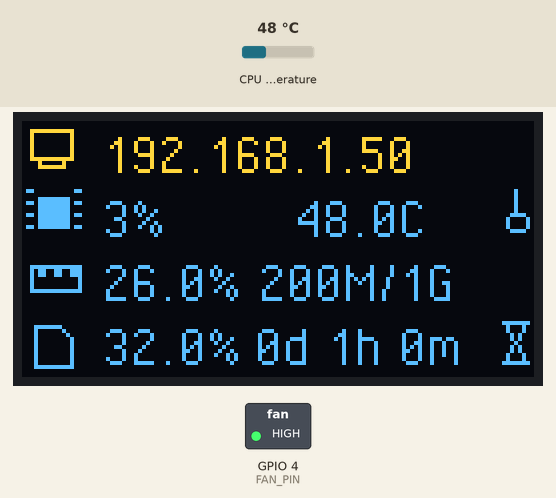
Simulated run of this program. Board: Raspberry Pi (BCM pin numbers). Parts: 128×64 one-colour display, switched loads named in the program (green lamp = pin HIGH). The inputs (shaded band) are chosen by the test bench; at power-on: CPU temperature 48 °C. The OLED is the two-colour kind (top 16 rows yellow); system figures (address, load, memory, disk, uptime) are fixed made-up values; text uses the font file from the repository; the clock reads 2024-03-15 10:24:30 at power-on unless the program sets it.

Above: at 1.3 s.
1.4 s: CPU temperature set to 31 °C
At 3.2 s:
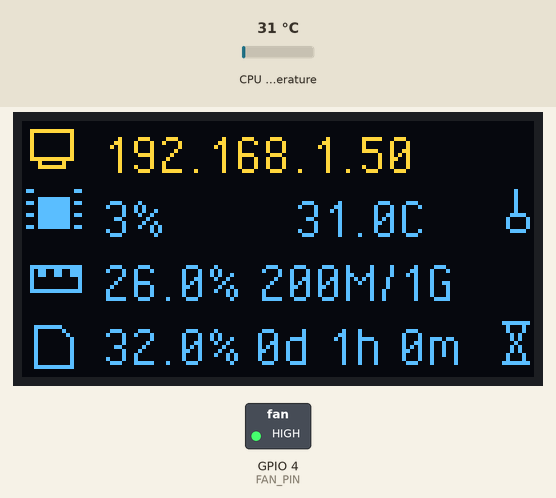
3.8 s: CPU temperature set to 44 °C
At 5.7 s:
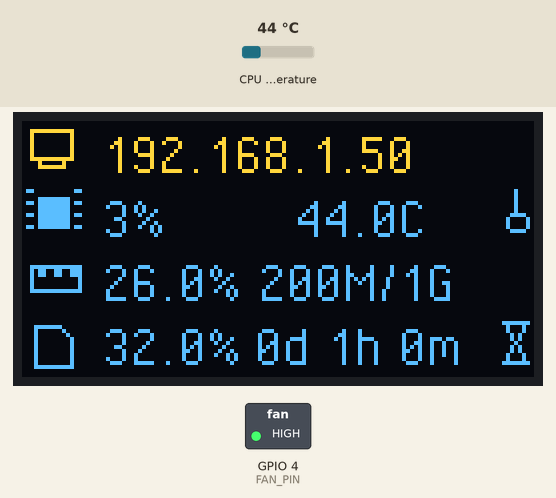
6.0 s: CPU temperature set to 58 °C
At 7.5 s:
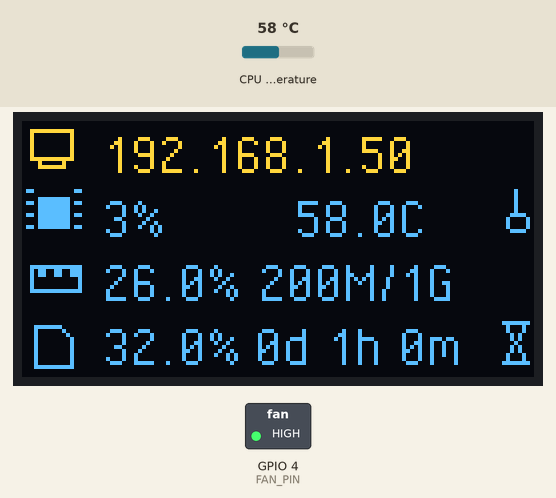
Timing chart, 0 to 9.0 s (numbered marks = the images above; inputs shaded):
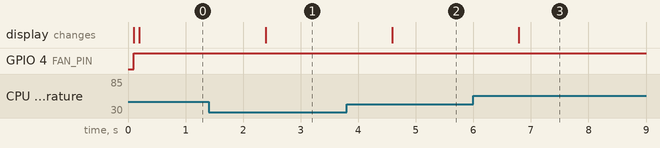

The program:

stats.py
```python
#!/usr/bin/env python3
import time
import psutil as PS
import socket
import os
import RPi.GPIO as GPIO
from PIL import Image, ImageDraw, ImageFont
from luma.core.interface.serial import i2c
from luma.oled.device import sh1106
from luma.core.render import canvas

# --- WENTYLATOR ---
FAN_PIN = 4
TEMP_THRESHOLD = 30
GPIO.setwarnings(False)
GPIO.setmode(GPIO.BCM)
GPIO.setup(FAN_PIN, GPIO.OUT)

# --- WYŚWIETLACZ ---
serial = i2c(port=1, address=0x3C)
device = sh1106(serial)
try:
    font = ImageFont.truetype('/root/rpi_oled_stats/PixelOperator.ttf', 16)
except:
    font = ImageFont.load_default()

def draw_icons(draw):
    # LEWE IKONY (0-15)
    draw.rectangle((2, 2, 12, 9), outline=255) # Ethernet
    draw.rectangle((4, 9, 10, 11), outline=255)
    draw.rectangle((4, 19, 11, 26), outline=255, fill=255) # CPU
    for i in range(17, 29, 3):
        draw.line((1, i, 2, i), fill=255)
        draw.line((13, i, 14, i), fill=255)
    draw.rectangle((2, 36, 14, 42), outline=255) # RAM
    for i in range(4, 14, 4):
        draw.rectangle((i, 37, i+1, 38), fill=255)
    draw.polygon([(3, 51), (9, 51), (12, 54), (12, 61), (3, 61)], outline=255) # SD

    # PRAWE IKONY (120-128) - przesunięte na sam brzeg
    draw.ellipse((121, 23, 126, 27), outline=255) # Termometr
    draw.line((123, 17, 123, 23), fill=255)
    draw.line((120, 50, 126, 50), fill=255) # Klepsydra
    draw.line((120, 60, 126, 60), fill=255)
    draw.line((120, 50, 126, 60), fill=255)
    draw.line((126, 50, 120, 60), fill=255)

def get_uptime_formatted():
    t = int(time.time() - PS.boot_time())
    d, h, m = t // 86400, (t % 86400) // 3600, (t % 3600) // 60
    return f"{d}d {h}h {m}m" # Bez kropek, by zaoszczędzić miejsce

while True:
    try:
        temp_val = PS.sensors_temperatures()['cpu_thermal'][0].current
        GPIO.output(FAN_PIN, GPIO.HIGH if temp_val >= TEMP_THRESHOLD else GPIO.LOW)
    except: temp_val = 0

    with canvas(device) as draw:
        IP = socket.gethostbyname(socket.gethostname())
        CPU = f"{int(PS.cpu_percent())}%"
        TEMP = f"{temp_val:.1f}C" # Bez znaku stopnia, by nie nachodził na ikonę

        mem = PS.virtual_memory()
        # Poprawka wyświetlania 2G (round zamiast int)
        RAM_TOTAL = round(mem.total / (1024**3))
        RAM_TXT = f"{mem.percent}% {int(mem.used/1024**2)}M/{RAM_TOTAL}G"

        DISK = f"{PS.disk_usage('/').percent}%"
        UPTIME = get_uptime_formatted()

        draw_icons(draw)

        # POZYCJONOWANIE (przesunięte w lewo, by zwolnić miejsce po prawej)
        draw.text((20, 0),  IP, font=font, fill=255)
        draw.text((20, 16), CPU, font=font, fill=255)
        draw.text((68, 16), TEMP, font=font, fill=255) # Przesunięcie Temp w lewo
        draw.text((20, 32), RAM_TXT, font=font, fill=255)
        draw.text((20, 48), DISK, font=font, fill=255)
        draw.text((58, 48), UPTIME, font=font, fill=255) # Przesunięcie Uptime w lewo

    time.sleep(1.0)
```

Measured:
- after the input at 1.4 s, the display: changes after 1.0 s (image 1)
- after the input at 3.8 s, the display: changes after 0.79 s (image 2)
- after the input at 6.0 s, the display: changes after 0.79 s (image 3)
